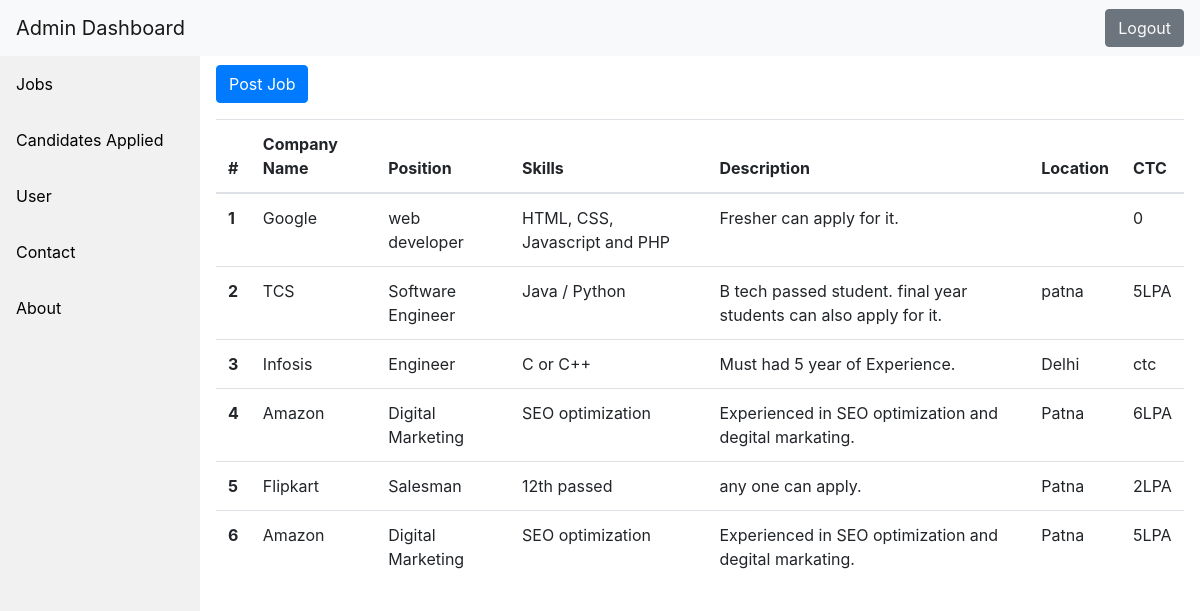
Screenshot of /dashboard.php (signed in) with the database file from the repository.
### tables this page shows
CREATE TABLE `jobs` (
  `id` int(11) NOT NULL,
  `cname` varchar(55) NOT NULL,
  `position` varchar(55) NOT NULL,
  `skills` varchar(50) NOT NULL,
  `jdesc` varchar(200) NOT NULL,
  `location` varchar(50) NOT NULL,
  `ctc` varchar(50) NOT NULL
);

### dashboard.php (the view, shortened to what this page needs)
 <?php
if(isset($_SESSION['name'])){
 include'header.php';
include 'sidenav.php';
?>
<div class="content" style="padding-top:65px" id="main">
 <p>
  <a class="btn btn-primary" data-toggle="collapse" href="#collapseExample" role="button" aria-expanded="false" aria-controls="collapseExample">
   Post Job
  </a>
</p>
<table class="table">
  <thead>
    <tr>
      <th scope="col">#</th>
      <th scope="col">Company Name</th>
      <th scope="col">Position</th>
      <th scope="col">Skills</th>
      <th scope="col">Description</th>
      <th scope="col">Location</th>
      <th scope="col">CTC</th>
    </tr>
  </thead>
  <tbody>
<?php
  require "config.php";
  $sql = "SELECT * FROM jobs";
 $result = mysqli_query($conn, $sql);
if (mysqli_num_rows($result) > 0) {
  while($row = mysqli_fetch_assoc($result)) {
    echo"<tr>";
    echo "<th scope='row'>" .$row["id"]."</th>";
    echo "<td>".$row["cname"]."</td>";
    echo "<td>".$row["position"]."</td>";
     echo "<td>".$row["skills"]."</td>";
    echo "<td>".$row["jdesc"]."</td>";
    echo "<td>".$row["location"]."</td>";
    echo "<td>".$row['ctc']."</td>";
    echo"</tr>";
  }
} else {
  echo "0 results";
}
?>
</tbody>
</table>
</div>
</div>
<?php
}
else{
  header("refresh:2;location:admin_login.php");
}
?>
</body>
</html>

### css/sidebar.css (style rules this page uses)
div.content { margin-left: 200px; padding: 1px 16px; height: 1000px; }

### rows the page displays
jobs: id "1", cname "Google", position "web developer", skills "HTML, CSS, Javascript and PHP", jdesc "Fresher can apply for it.", ctc "0"
jobs: id "2", cname "TCS", position "Software Engineer", skills "Java / Python", jdesc "B tech passed student. final year students can also apply for it.", location "patna", ctc "5LPA"
jobs: id "3", cname "Infosis", position "Engineer", skills "C or C++", jdesc "Must had 5 year of Experience.", location "Delhi", ctc "ctc"
jobs: id "4", cname "Amazon", position "Digital Marketing", skills "SEO optimization", jdesc "Experienced in SEO optimization and degital markating.", location "Patna", ctc "6LPA"
jobs: id "5", cname "Flipkart", position "Salesman", skills "12th passed", jdesc "any one can apply.", location "Patna", ctc "2LPA"
jobs: id "6", cname "Amazon", position "Digital Marketing", skills "SEO optimization", jdesc "Experienced in SEO optimization and degital markating.", location "Patna", ctc "5LPA"
